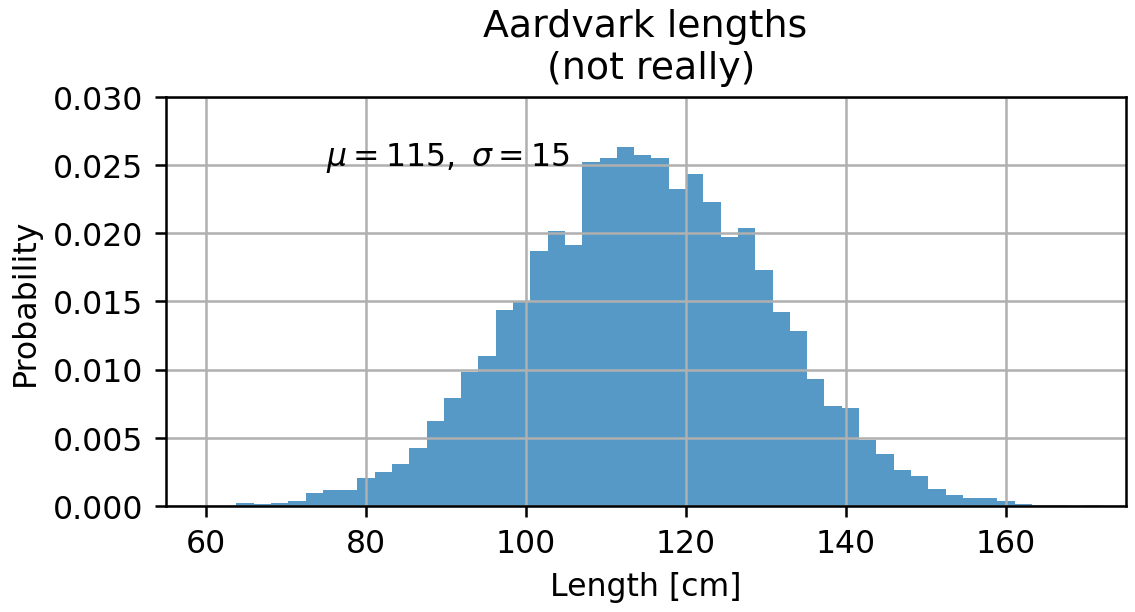

This chart was generated by the following Python code:
import matplotlib as mpl
import matplotlib.pyplot as plt
import numpy as np

mu, sigma = 115, 15
x = mu + sigma * np.random.randn(10000)
fig, ax = plt.subplots(figsize=(5, 2.7), layout='constrained')
# the histogram of the data
n, bins, patches = ax.hist(x, 50, density=True, facecolor='C0', alpha=0.75)

ax.set_xlabel('Length [cm]')
ax.set_ylabel('Probability')
ax.set_title('Aardvark lengths\n (not really)')
ax.text(75, .025, r'$\mu=115,\ \sigma=15$')
ax.axis([55, 175, 0, 0.03])
ax.grid(True)

plt.show()
# plt.savefig("08-graphics_label_and_text.png", dpi=227)
